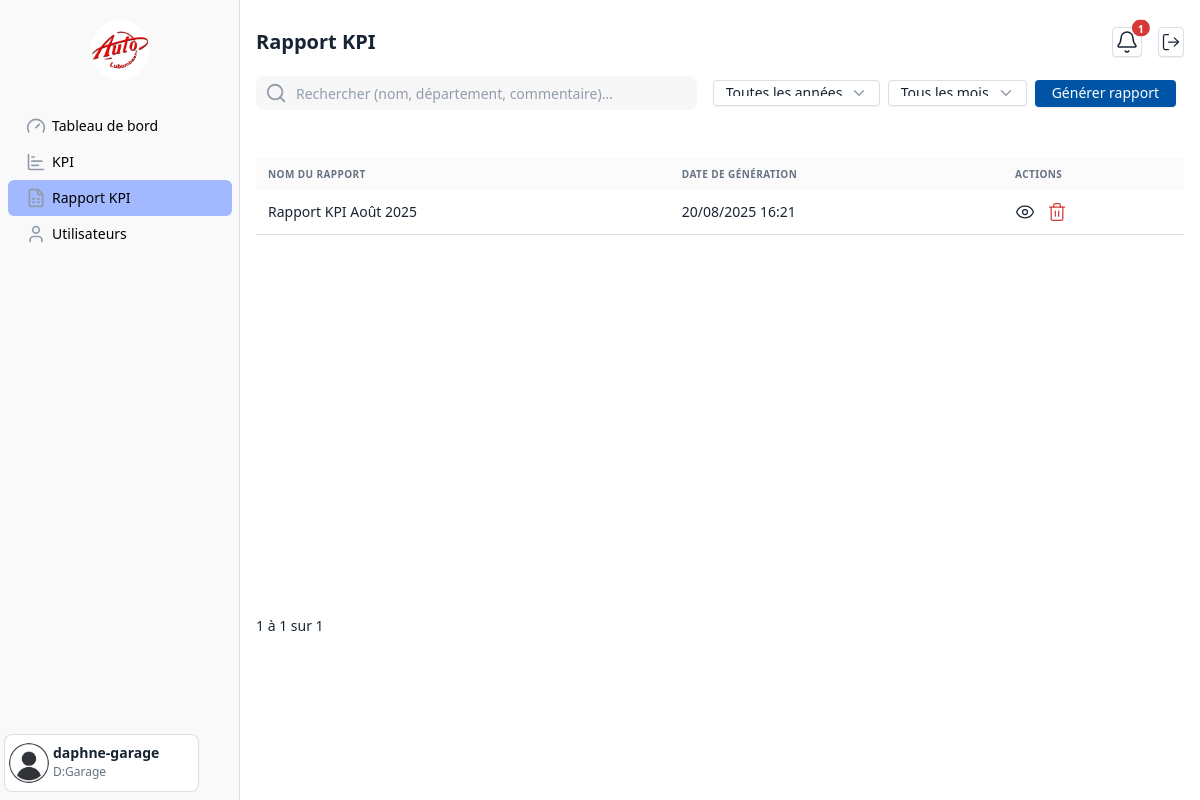
/smq/rapports-kpi/ (signed in), run on the app's committed database.
### SMQ/models.py (models this page shows, shortened)
class UserProfile(models.Model):
    user = models.OneToOneField(User, on_delete=models.CASCADE)
    sexe = models.CharField(max_length=10, choices=[("Masculin", "Masculin"), ("Féminin", "Féminin")])
    date_naissance = models.DateField()
    numero_telephone = models.CharField(max_length=20)
    departement = models.CharField(max_length=50, choices=DEPARTEMENTS, default="SMQ")
    plain_password = models.CharField(max_length=128, help_text="Mot de passe en clair pour affichage interne")
    identifiant = models.CharField(max_length=128, default='')

class RapportKPI(models.Model):
    nom = models.CharField(max_length=255)
    departement = models.CharField(max_length=32, choices=DEPARTEMENTS)
    periode = models.DateField(help_text="Premier jour du mois du rapport")
    historique_de = models.DateField(null=True, blank=True)
    historique_a = models.DateField(null=True, blank=True)
    commentaires = models.TextField(blank=True)
    pdf = models.FileField(upload_to="rapports_kpi/", null=True, blank=True)
    generated_at = models.DateTimeField(auto_now_add=True)
    class Meta:
        ordering = ["-generated_at"]

### SMQ/views_rapport_kpi.py (the view)
# urls.py: path("rapports-kpi/", rapports_kpi, name="smq/rapports-kpi"),
def rapports_kpi(request):
    q = request.GET.get("q", "").strip()
    year_filter = request.GET.get("year", "").strip()
    month_filter = request.GET.get("month", "").strip()
    page_number = request.GET.get("page", 1)
    qs = RapportKPI.objects.all()
    if q:
        qs = qs.filter(
            Q(nom__icontains=q) |
            Q(departement__icontains=q) |
            Q(commentaires__icontains=q)
        )
    if year_filter:
        qs = qs.filter(periode__year=year_filter)
    if month_filter:
        try:
            qs = qs.filter(periode__month=int(month_filter))
        except ValueError:
            pass
    paginator = Paginator(qs.order_by("-generated_at"), 10)
    page_obj = paginator.get_page(page_number)
    years = RapportKPI.objects.dates("periode", "year", order="DESC")
    context = {
        "page_obj": page_obj,
        "search_query": q,
        "year_filter": year_filter,
        "month_filter": month_filter,
        "years": years,
        "months": MONTHS_FR,
        "pagename": "rapports-kpi",
    }
    return render(request, "smq/rapport_kpi.html", context)

### SMQ/templatetags/custom_filters.py (called while the page is built)
@register.filter
def filename(value):
    return os.path.basename(value)

### SMQ/templates/smq/rapport_kpi.html (shortened to what this page needs)
{% load custom_filters %}
{% load static %}
<!DOCTYPE html>
<html lang="fr">
<head>
  <link rel="stylesheet" href="{% static 'libs/tabler/css/tabler.css' %}" />
</head>
<body class="bg-white">
  <div class="page">
    {% include 'smq/includes/sidebar.html' with pagename=pagename %}
    <div class="page-wrapper">
      <div class="page-header">
        <div class="container-xl d-flex justify-content-between align-items-center">
          <h2 class="page-title">Rapport KPI</h2>
          <div class="d-flex gap-3">
            <a href="#" id="off-canvas-notification" class="btn btn-icon position-relative" style="min-width: 24px; min-height: 24px; padding: 2px;">
              <span id="badge-soumissions" class="position-absolute top-0 start-100 translate-middle badge rounded-pill bg-danger" style="font-size: 10px; color: white; display: none;"></span>
            </a>
            <a href="{% url 'logout' %}" class="btn btn-icon" style="min-width: 24px; min-height: 24px; padding: 2px;">
              <svg xmlns="http://www.w3.org/2000/svg" style="height: 20px; width: 20px;" width="24" height="24"
                  viewBox="0 0 24 24" fill="none" stroke="currentColor" stroke-width="1.5" stroke-linecap="round"
                  stroke-linejoin="round">
                <path d="m16 17 5-5-5-5"/><path d="M21 12H9"/><path d="M9 21H5a2 2 0 0 1-2-2V5a2 2 0 0 1 2-2h4"/>
              </svg>
            </a>
          </div>
        </div>
      </div>
      <div class="page-body mt-3">
        <div class="container-xl">
          <div class="d-flex justify-content-between align-items-center mb-4">
            <form method="get" class="d-flex justify-content-between align-items-center mb-4 w-100" style="gap:1rem;">
              <div style="width: 450px;">
                <div class="input-icon">
                  <span class="input-icon-addon">
                    <svg xmlns="http://www.w3.org/2000/svg" width="22" height="22" stroke="currentColor" stroke-width="2" fill="none" viewBox="0 0 24 24" stroke-linecap="round" stroke-linejoin="round">
                      <circle cx="11" cy="11" r="8"></circle><line x1="21" y1="21" x2="16.65" y2="16.65"></line>
                    </svg>
                  </span>
                  <input
                    type="text" name="q" value="{{ search_query }}"
                    class="form-control border-0 shadow-none rounded-3 input-search"
                    style="height: 34px; background-color: rgba(0, 0, 0, 0.03);"
                    placeholder="Rechercher (nom, département, commentaire)…" />
                </div>
              </div>
              <div class="d-flex justify-content-end align-items-center gap-2">
                <select name="year" class="form-select" style="width: auto; height: 26px; padding-top: 2px;" onchange="this.form.submit()">
                  <option value="">Toutes les années</option>
                </select>
                <select name="month" class="form-select" style="width: auto; height: 26px; padding-top: 2px;" onchange="this.form.submit()">
                  <option value="">Tous les mois</option>
                </select>
                <button type="button" class="btn btn-primary me-2" style="height: 27px;" data-bs-target="#modal-add-rapport" data-bs-toggle="modal">
                  Générer rapport
                </button>
              </div>
            </form>
          </div>
          <div class="table-responsive" style="max-height: 442px; height: 442px; overflow-y: auto;">
            <table class="table table-vcenter">
              <thead>
                <tr>
                  <th class="border-0" style="background-color: rgba(0, 0, 0, 0.015) !important;">
                    Nom du rapport
                  </th>
                  <th class="border-0" style="background-color: rgba(0, 0, 0, 0.015) !important;">
                    Date de génération
                  </th>
                  <th class="border-0" style="background-color: rgba(0, 0, 0, 0.015) !important;">
                    Actions
                  </th>
                </tr>
              </thead>
              <tbody>
                {% for r in page_obj %}
                  <tr>
                    <td>{{ r.nom }}</td>
                    <td>{{ r.generated_at|date:"d/m/Y H:i" }}</td>
                    <td>
                      <a href="#" class="me-2 text-dark"
                        data-bs-toggle="modal"
                        data-bs-target="#modal-view-rapport"
                        data-rapport-nom="{{ r.nom }}"
                        data-rapport-departement="{{ r.departement }}"
                        data-rapport-periode="{{ r.periode|date:'F Y' }}"
                        data-rapport-commentaires="{{ r.commentaires|default:'—' }}"
                        {% if r.historique_de %}data-rapport-hde="{{ r.historique_de|date:'d/m/Y' }}"{% endif %}
                        {% if r.historique_a %}data-rapport-ha="{{ r.historique_a|date:'d/m/Y' }}"{% endif %}
                        {% if r.pdf %}
                          data-rapport-pdf="{% url 'view-pdf' r.pdf.name|filename %}"
                        {% endif %}
                        >
                      </a>
                      <a href="{% url 'smq/delete-rapport-kpi' r.id %}" class="text-red"
                        onclick="return confirm('Supprimer ce rapport ?');">
                      </a>
                    </td>
                  </tr>
                {% empty %}
                  <tr><td colspan="3" rowspan="10" class="text-center text-muted">Aucun rapport.</td></tr>
                {% endfor %}
              </tbody>
            </table>
          </div>
          {% include "smq/includes/pagination.html" with page_obj=page_obj %}
        </div>
      </div>
    </div>
  </div>
</body>
</html>

### SMQ/templates/smq/includes/sidebar.html (shortened to what this page needs)
{% load static %}
<aside class="navbar navbar-vertical navbar-expand-sm ps-1 pe-1 d-flex flex-column justify-content-between" style="background-color: #f9f9f9;">
  <div class="w-100">
    <h1 class="navbar-brand navbar-brand-autodark w-100 text-center mt-2">
      <a href="#">
        <img src="{% static 'images/auto-lubumbashi-logo.webp' %}" class="rounded-circle" width="60" height="60" alt="Logo SMQ" />
      </a>
    </h1>
    <div class="collapse navbar-collapse" id="sidebar-menu">
      <ul class="nav nav-pills nav-vertical navbar-nav pt-lg-3 px-1">
        <li class="nav-item {% if pagename == 'tableau-bord' %}selected{% endif %}">
          <a class="nav-link" href="{% url 'smq/tableau-bord' %}">
            <span class="nav-link-icon">
              <svg xmlns="http://www.w3.org/2000/svg" width="24" height="24" viewBox="0 0 24 24" fill="none" stroke="currentColor" stroke-width="2" stroke-linecap="round" stroke-linejoin="round" class="lucide lucide-gauge-icon lucide-gauge">
                <path d="m12 14 4-4"/><path d="M3.34 19a10 10 0 1 1 17.32 0"/>
              </svg>
            </span>
            Tableau de bord
          </a>
        </li>
        <li class="nav-item {% if pagename == 'kpi' %}selected{% endif %}">
          <a class="nav-link" href="{% url 'smq/kpi' %}">
            <span class="nav-link-icon">
            </span>
            KPI
          </a>
        </li>
        <li class="nav-item {% if pagename == 'rapports-kpi' %}selected{% endif %}">
          <a class="nav-link" href="{% url 'smq/rapports-kpi' %}">
            <span class="nav-link-icon">
            </span>
            Rapport KPI
          </a>
        </li>
        <li class="nav-item {% if pagename == 'utilisateurs' %}selected{% endif %}">
          <a class="nav-link" href="{% url 'smq/utilisateurs' %}">
            <span class="nav-link-icon">
              <svg xmlns="http://www.w3.org/2000/svg" width="24" height="24" viewBox="0 0 24 24" fill="none" stroke="currentColor" stroke-width="2" stroke-linecap="round" stroke-linejoin="round" class="lucide lucide-user-icon lucide-user">
                <path d="M19 21v-2a4 4 0 0 0-4-4H9a4 4 0 0 0-4 4v2"/><circle cx="12" cy="7" r="4"/>
              </svg>
            </span>
            Utilisateurs
          </a>
        </li>
      </ul>
    </div>
  </div>
  <div class="py-2 border bg-white rounded-3 d-flex mb-2">
    {% with profile=request.user.userprofile %}
      <img src="{% static 'images/profil.png' %}" alt="Photo Utilisateur" class="rounded-circle mx-1" width="40" height="40">
      <div>
        <div class="fw-bold text-truncate" style="width: 145px;">
          {{ request.user.get_full_name }}
        </div>
        <div class="text-muted small text-truncate" style="width: 145px;">
          D:{{ profile.departement }}
        </div>
      </div>
    {% endwith %}
  </div>
</aside>

### SMQ/templates/smq/rapport_kpi.html (style rules this page uses)
* { font-family: "Noto Sans" !important; }
.selected, .nav-link:hover { background-color: #a2b8ff; border-radius: 6px; color: #000 !important; }
.nav-link { color: #000 !important; }

### data on the page
UserProfile: departement "Garage"
RapportKPI: nom "Rapport KPI Août 2025", generated_at "20/08/2025 16:21"

### other printed values
{{ request.user.get_full_name }} "daphne-garage"
{{ page_obj.start_index }} "1"
{{ page_obj.end_index }} "1"
{{ page_obj.paginator.count }} "1"
